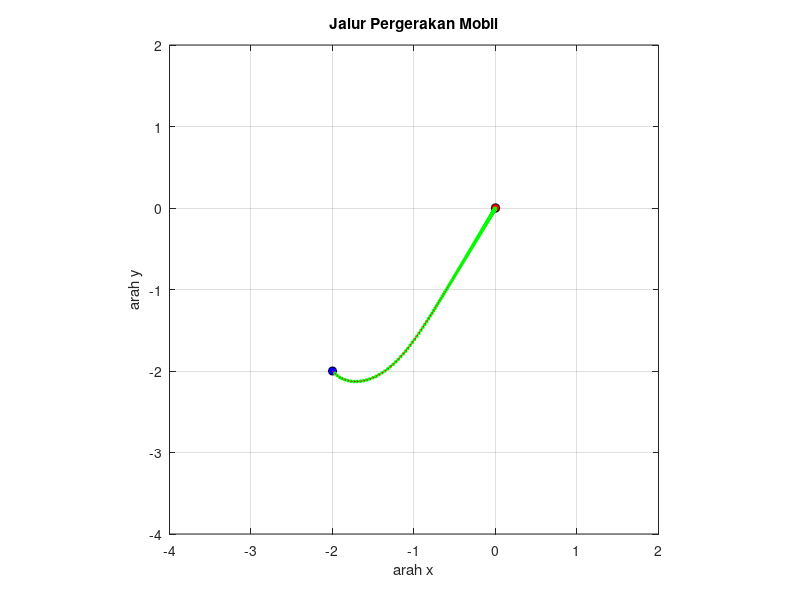
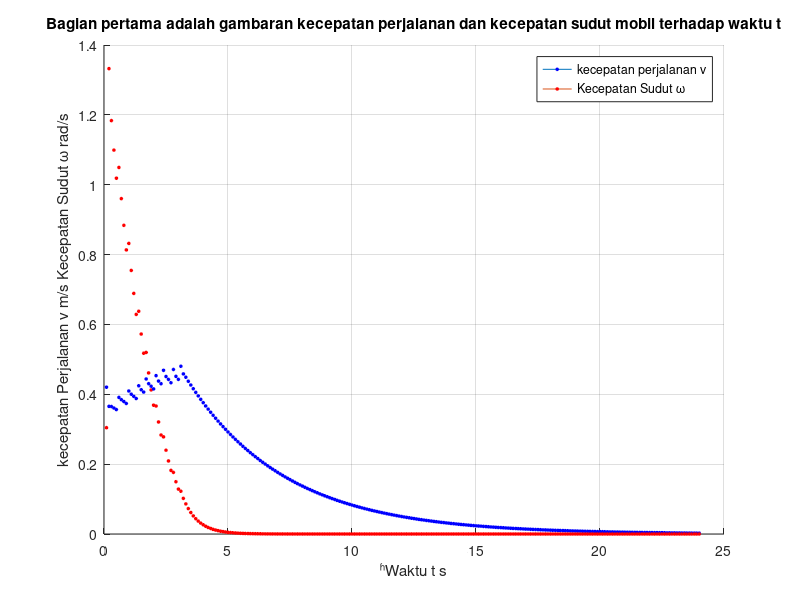
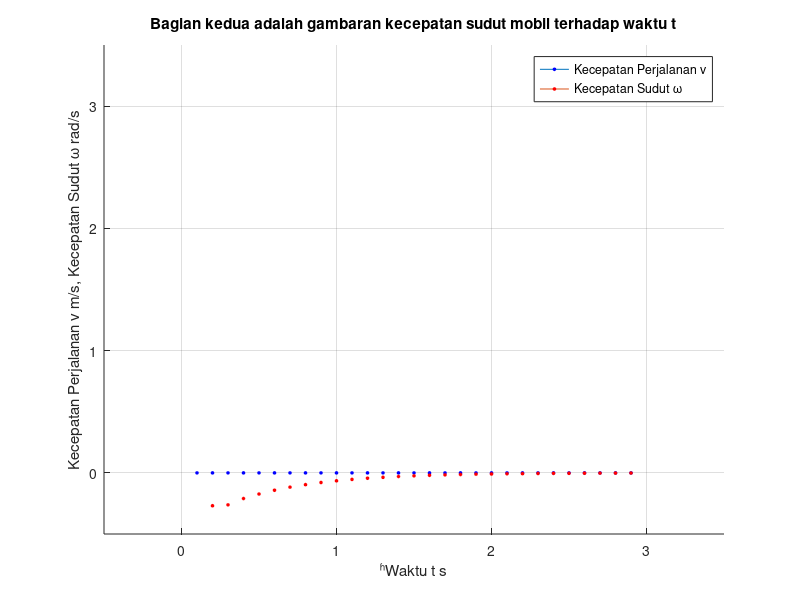
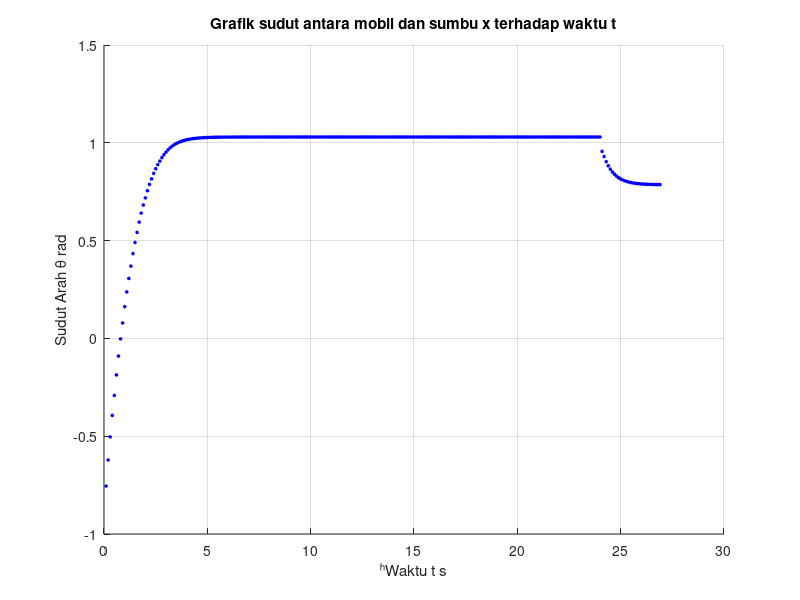

MATLAB code for these plots, in order:
%Simulasi Program Mobil Roda Dua
clc;
clear;
tic;

g=[0,0]; %Titik target
g_theta=pi/4; %Arah target

car=[-2,-2]; %Titik awal mobil
car_theta=-pi/4; %Srah awal mobil

L=0.2; %Setel jarak antara roda kecil menjadi 0,2m

Kp=0.3 ; %Parameter kecepatan pergerakan
Ki=0;
Kd=0.2;

Kpo=2; %Parameter kecepatan sudut putaran
Kio=0;
Kdo=0.1;

tstep=0.1; %Langkah waktu
t=0; %Akumulasi waktu
    
qk=[car(1)
    car(2)
    car_theta]; %Posisi dan orientasi mobil saat ini
accerrd=0; %Kesalahan posisi akumulatif
accerrt=0; %Kesalahan akumulatif dari sudut deviasi target
v=0; %Kecepatan mobil
omega=0; %Kecepatan putaran mobil 
carp=[qk(1),qk(2)]; %Posisi mobil saat ini
delta_dis=norm(carp-g); %jarak dari titik akhir
delta_theta_offset=atan((g(2)-qk(2))/(g(1)-qk(1)))-qk(3); %Sudut deviasi target
deltadisp=0; %Jarak pergerakan dari titik sebelumnya
deltatp=0; %Sudut rotasi dari titik sebelumnya

i=0;

figure(1); %Gambarlah titik
r=0.05;
alpha=0:pi/50:2*pi;
x=qk(1)+r*cos(alpha); 
y=qk(2)+r*sin(alpha); 
plot(x,y,"-");
fill(x,y,"b");
grid on;
hold on;

alpha=0:pi/50:2*pi; %Menggambar titik
x=g(1)+r*cos(alpha); 
y=g(2)+r*sin(alpha); 
plot(x,y,"-");
fill(x,y,"r");
hold on;
x1=xlabel('arah x');
x2=ylabel('arah y');
title('Jalur Pergerakan Mobil');

%Bagian Pertama: bergerak dari titik awal ke titik target
while delta_dis>0.01
    
    t=t+tstep;
    i=i+1;
    vot(i,1)=t; %Titik waktu deposit
    ptt(i,1)=t;

    axis([-4 2 -4 2]); %Diperlukan untuk mengubah area tampilan saat mengubah titik target untuk mendapatkan sumbu efek tampilan yang lebih baik
    axis equal;
        
    carp=[qk(1),qk(2)]; %Koordinat mobil saat ini
    delta_dis=norm(carp-g); %Jarak dari titik akhir
    accerrd=accerrd+delta_dis;
          
    if g(1)>qk(1) %Sudut deviasi target perlu didiskusikan sesuai dengan posisi target dan sudut yang terbentuk dengan posisi mobil saat ini
        delta_theta_offset=atan((g(2)-qk(2))/(g(1)-qk(1)))-qk(3);
    elseif g(2)>qk(2)
            delta_theta_offset=atan((g(2)-qk(2))/(g(1)-qk(1)))+pi-qk(3);
    else
        delta_theta_offset=atan((g(2)-qk(2))/(g(1)-qk(1)))-pi-qk(3);
    end
    accerrt=accerrt+delta_theta_offset;
    
    while delta_theta_offset>pi || delta_theta_offset<=-pi  %Memproses sudut offset target sehingga jatuh di (-pi,pi]
    if delta_theta_offset>pi
        delta_theta_offset=delta_theta_offset-2*pi;
    end
    if delta_theta_offset<=-pi
        delta_theta_offset=delta_theta_offset+2*pi;
    end
    end
    
    v=Kp*delta_dis+Ki*tstep*accerrd+Kd*(delta_dis-deltadisp)/tstep; %kecepatan penyesuaian PID
    
    omega=Kpo*delta_theta_offset+Kio*tstep*accerrt+Kdo*(delta_theta_offset-deltatp)/tstep; %Sudut penyesuaian PID
    
    Vr=(2*v+L*omega)/2; %ͨSelesaikan kecepatan linier roda kiri dan roda kanan melalui persamaan gerak
    Vl=(2*v-L*omega)/2;
    
    while Vr>0.5 || Vl>0.5 || Vr<-0.5 || Vl<-0.5 %Vr Vl batas
       Vr=Vr*0.9;
       Vl=Vl*0.9;
    end
        
    v=(Vr+Vl)/2; %Solusi balik untuk mendapatkan kecepatan dan kecepatan sudut mobil
    omega=(Vr-Vl)/L;
    
    vot(i,3)=omega; %Disimpan dalam kecepatan sudut mobil pada titik waktu saat ini
    vot(i,2)=v; %Disimpan dalam kecepatan mobil pada titik waktu saat ini
    
    deltadisp=delta_dis; %Menyimpan jarak saat ini dari titik target dan sudut offset, dan bersiap untuk siklus berikutnya menggunakan
    deltatp=delta_theta_offset;
    
    qkp=qk;
    qk=qk+[v*tstep*cos(qk(3))  %Perbarui posisi saat ini
           v*tstep*sin(qk(3))
           omega*tstep];
    
    figure(1);
    plot([qkp(1),qk(1)],[qkp(2),qk(2)],"-r",'LineWidth',0.5); %Menggambar jalur
    hold on;
    plot(qk(1),qk(2),"o",'MarkerEdgeColor','g',... %Menggambar setiap titik pengambilan sampel
                         'MarkerFaceColor','g',...
                         'MarkerSize',2);
    hold on;
    
    ptt(i,2)=qk(3);
    ptt(i,3)=Vl;
    ptt(i,4)=Vr;
    
end

figure(2); %Gambarlah gambar bagian pertama dari kecepatan gerak dan kecepatan sudut mobil terhadap waktu t
grid on;
x1=xlabel('ʱWaktu t s');
x2=ylabel('kecepatan Perjalanan v m/s Kecepatan Sudut ω rad/s');
title('Bagian pertama adalah gambaran kecepatan perjalanan dan kecepatan sudut mobil terhadap waktu t');
hold on;

for j=1:i
    plot(vot(j,1),vot(j,2),"-o",'MarkerEdgeColor','b','MarkerFaceColor','b',"MarkerSize",2);
    plot(vot(j,1),vot(j,3),"-o",'MarkerEdgeColor','r','MarkerFaceColor','r',"MarkerSize",2);
    hold on;
end

legend('kecepatan perjalanan v','Kecepatan Sudut ω');

figure(4); %Gambarlah sudut antara mobil dan sumbu x pada waktu t
grid on;
hold on;
for j=1:i
    plot(ptt(j,1),ptt(j,2),"-o",'MarkerEdgeColor','b','MarkerFaceColor','b',"MarkerSize",2);
    hold on;
end

figure(5);; %Gambarlah bayangan kecepatan linear Vl, Vr roda kiri dan kanan mobil terhadap waktu t
grid on;
hold on;
for j=1:i
    plot(ptt(j,1),ptt(j,3),"-o",'MarkerEdgeColor','b','MarkerFaceColor','b',"MarkerSize",2);
    plot(ptt(j,1),ptt(j,4),"-o",'MarkerEdgeColor','r','MarkerFaceColor','r',"MarkerSize",2);
    hold on;
end

%Bagian kedua: Putar mobil ke arah target
dire_offset=g_theta-qk(3); %Hitung sudut simpangan arah
tp=t;
n=i;
v=0; %%Atur kecepatan mobil ke 0 setelah mencapai titik target
t=0;
i=0;

accerrdo=0; %Kesalahan kumulatif sudut deviasi arah

while abs(dire_offset)>0.001
    
    t=t+tstep;
    i=i+1;
    vo2t(i,1)=t; %Titik waktu deposit
    ptt(i+n,1)=tp+t;
    
    dire_offset=g_theta-qk(3); %Menghitung sudut deviasi arah
        
    while dire_offset>pi || dire_offset<=-pi %Memproses sudut offset sehingga masuk (-pi,pi]
    if dire_offset>pi
        dire_offset=dire_offset-2*pi;
    end
    if dire_offset<=-pi
        dire_offset=dire_offset+2*pi;
    end
    end
    
    omega=Kpo*dire_offset+Kio*tstep*accerrdo+Kdo*(dire_offset-deltatp)/tstep;
    deltatp=dire_offset;
    
    Vr=(2*v+L*omega)/2; %ͨKecepatan linier roda kiri dan roda kanan diperoleh dengan menyelesaikan persamaan gerak secara terbalik
    Vl=(2*v-L*omega)/2;
    
    while Vr>0.5 || Vl>0.5 || Vr<-0.5 || Vl<-0.5  %Membatasi Vr Vl
       Vr=Vr*0.9;
       Vl=Vl*0.9;
    end
    
    v=(Vr+Vl)/2;
    omega=(Vr-Vl)/L;
    
    vo2t(i,2)=v;
    vo2t(i,3)=omega;
    
    qkp=qk;
    qk=qk+[v*tstep*cos(qk(3)) %Perbarui posisi saat ini
           v*tstep*sin(qk(3))
           omega*tstep];
       
    ptt(i+n,2)=qk(3);   
    ptt(i+n,3)=Vl;
    ptt(i+n,4)=Vr;
    
end

figure(3); %Gambarlah grafik kecepatan sudut bagian kedua mobil terhadap waktu t
grid on;
x1=xlabel('ʱWaktu t s');
x2=ylabel('Kecepatan Perjalanan v m/s, Kecepatan Sudut ω rad/s');
title('Bagian kedua adalah gambaran kecepatan sudut mobil terhadap waktu t');
axis([-0.5 3.5 -0.5 3.5]); %Saat mengubah titik target, area tampilan perlu diubah untuk mendapatkan efek tampilan yang lebih baik
hold on;
for j=1:i
    plot(vo2t(j,1),vo2t(j,2),"-o",'MarkerEdgeColor','b','MarkerFaceColor','b',"MarkerSize",2);
    plot(vo2t(j,1),vo2t(j,3),"-o",'MarkerEdgeColor','r','MarkerFaceColor','r',"MarkerSize",2);
    hold on;
end

legend('Kecepatan Perjalanan v','Kecepatan Sudut ω ');

figure(4); %Gambarlah grafik sudut yang dibuat mobil dengan sumbu x terhadap waktu t
grid on;
x1=xlabel('ʱWaktu t s');
x2=ylabel('Sudut Arah θ rad');
title('Grafik sudut antara mobil dan sumbu x terhadap waktu t');
hold on;
for j=n+1:n+i
    plot(ptt(j,1),ptt(j,2),"-o",'MarkerEdgeColor','b','MarkerFaceColor','b',"MarkerSize",2);
    hold on;
end

figure(5); %Gambarlah bayangan kecepatan linear Vl, Vr roda kiri dan kanan mobil terhadap waktu t
grid on;
x1=xlabel('ʱWaktu t s');
x2=ylabel('Kecepatan Vl Vr m/s');
title('Gambar kecepatan linear Vl, Vr roda kiri dan kanan mobil terhadap waktu t');
hold on;
for j=n+1:n+i
    plot(ptt(j,1),ptt(j,3),"-o",'MarkerEdgeColor','b','MarkerFaceColor','b',"MarkerSize",2);
    plot(ptt(j,1),ptt(j,4),"-o",'MarkerEdgeColor','r','MarkerFaceColor','r',"MarkerSize",2);
    hold on;
end
axis([-1 ptt(n+i,1)+1 -0.55 0.55]);
legend('Kecepatan linier roda kiri Vl',' Kecepatan linier roda kanan Vr');